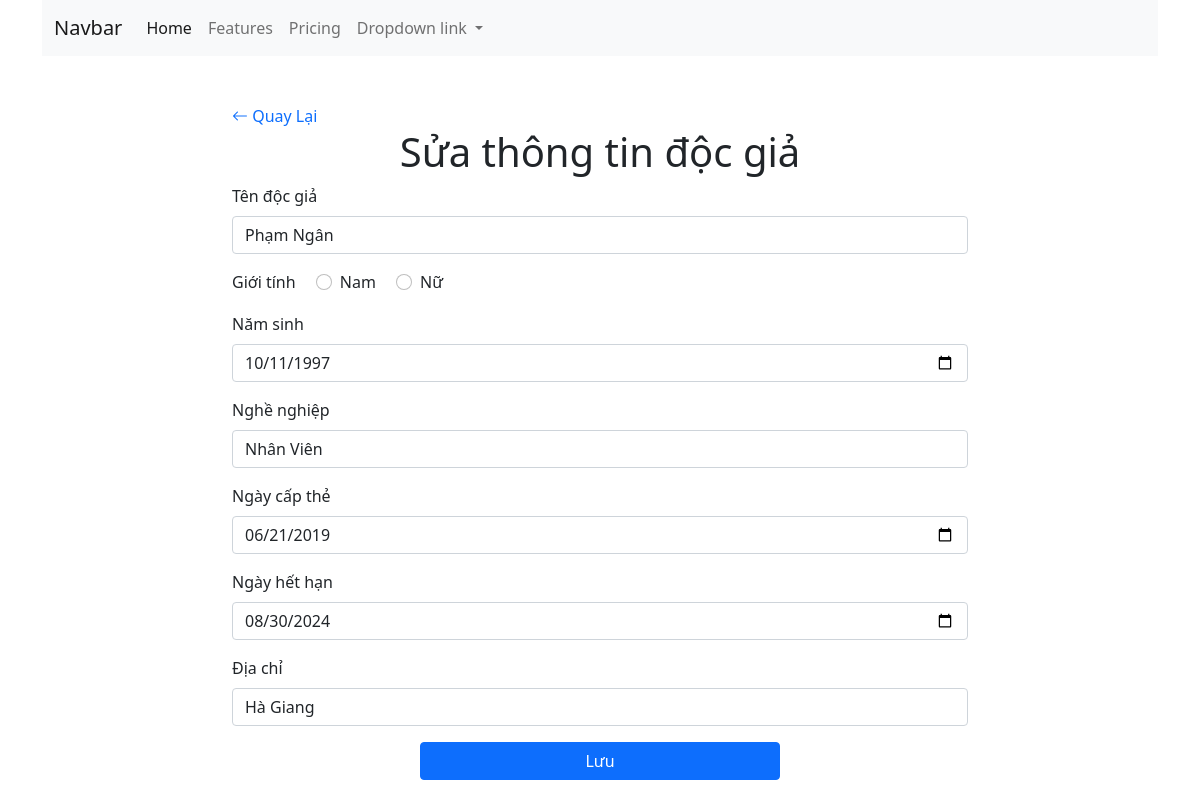
The page /index.php?controller=docgia&action=edit&dgid=4 on the database its author committed.
### tables this page shows
CREATE TABLE `docgia` (
  `madg` int(10) NOT NULL,
  `hovaten` varchar(50) NOT NULL,
  `gioitinh` varchar(10) NOT NULL,
  `namsinh` date NOT NULL,
  `nghenghiep` varchar(20) NOT NULL,
  `ngaycapthe` date NOT NULL,
  `ngayhethan` date NOT NULL,
  `diachi` varchar(100) NOT NULL
);

### controller/DocgiaController.php (called while the page is built, shortened)
<?php
require_once 'model/DocgiaModel.php';
class DocgiaController{
    function edit(){
        $id = $_GET['dgid'];
        $dgModal = new DocgiaModal();
        $DG = $dgModal->getDocgiaById($id);
        require_once 'view/Docgia/edit.php';
    }
}
?>

### index.php (called while the page is built, shortened)
<?php
    $action     = isset($_GET['action']) ? $_GET['action'] : 'index';
    $object = new $classController();
    $object->$action();
?>

### model/DocgiaModel.php (called while the page is built, shortened)
<?php
class DocgiaModal{
    public function connectDb() {
        $connection = mysqli_connect(DB_HOST, DB_USERNAME, DB_PASSWORD, DB_NAME);
        return $connection;
    }
    public function getDocgiaById($madg= null) {
        $connection = $this->connectDb();
        $querySelect = "SELECT * FROM docgia WHERE madg={$madg}";
        $results = mysqli_query($connection, $querySelect);
        $DocgiaArr = [];
        if (mysqli_num_rows($results) > 0) {
            $docgia = mysqli_fetch_all($results, MYSQLI_ASSOC);
            $DocgiaArr = $docgia[0];
        }
        return $DocgiaArr;
    }
}
?>

### view/Docgia/edit.php (the view, shortened to what this page needs)
<?php
require 'view/template/header.php'
?>
<main>
    <div class="container">
        <div class="row">
            <div class="col-md-8 ms-auto me-auto">
            <a href="index.php?controller=docgia&action=index" class="text-decoration-none"><i class="bi bi-arrow-left"></i>  Quay Lại</a>
                <h1>Sửa thông tin độc giả</h1>
                <form class="row g-3 needs-validation" method="post" action="" novalidate>
                <div class="col-md-12">
                        <label for="validationCustom01" class="form-label">Tên độc giả</label>
                        <input type="text" class="form-control" name="hovaten" id="validationCustom01" value="<?php echo isset($_POST['hovaten']) ? $_POST['hovaten'] : $DG['hovaten']?>" required>
                    </div>
                    <div>
                        <span class="me-3">Giới tính</span>
                        <div class="form-check form-check-inline">
                            <input class="form-check-input" type="radio" name="gioitinh" id="inlineRadio1" value="Nam">
                            <label class="form-check-label" for="inlineRadio1">Nam</label>
                        </div>
                        <div class="form-check form-check-inline">
                            <input class="form-check-input" type="radio" name="gioitinh" id="inlineRadio2" value="Nữ">
                            <label class="form-check-label" for="inlineRadio2">Nữ</label>
                        </div>
                    </div>
                    <div class="col-md-12">
                        <label for="validationCustom02" class="form-label">Năm sinh</label>
                        <input type="date" class="form-control" name="namsinh" id="validationCustom02" value="<?php echo isset($_POST['namsinh']) ? $_POST['namsinh'] : $DG['namsinh']?>" required>
                    </div>
                    <div class="col-md-12">
                        <label for="validationCustom02" class="form-label">Nghề nghiệp</label>
                        <input type="text" class="form-control" name="nghenghiep" id="validationCustom02" value="<?php echo isset($_POST['nghenghiep']) ? $_POST['nghenghiep'] : $DG['nghenghiep']?>" required>
                    </div>
                    <div class="col-md-12">
                        <label for="validationCustom02" class="form-label">Ngày cấp thẻ</label>
                        <input type="date" class="form-control" name="ngaycapthe" id="validationCustom02" value="<?php echo isset($_POST['ngaycapthe']) ? $_POST['ngaycapthe'] : $DG['ngaycapthe']?>" required>
                    </div>
                    <div class="col-md-12">
                        <label for="validationCustom02" class="form-label">Ngày hết hạn</label>
                        <input type="date" class="form-control" name="ngayhethan" id="validationCustom02" value="<?php echo isset($_POST['ngayhethan']) ? $_POST['ngayhethan'] : $DG['ngayhethan']?>" required>
                    </div>
                    <div class="col-md-12">
                        <label for="validationCustom02" class="form-label">Địa chỉ</label>
                        <input type="text" class="form-control" name="diachi" id="validationCustom02" value="<?php echo isset($_POST['diachi']) ? $_POST['diachi'] : $DG['diachi']?>" required>
                    </div>
                    <div class="d-grid gap-2 col-6 mx-auto">
                        <button class="btn btn-primary" type="submit" name="submit">Lưu</button>
                    </div>
                </form>
            </div>
        </div>
    </div>
</main>

### assets/css/style.css (style rules this page uses)
h1 { text-align: center; }

### rows shown on the page
docgia: hovaten "Phạm Ngân", namsinh "10/11/1997", nghenghiep "Nhân Viên", ngaycapthe "06/21/2019", ngayhethan "08/30/2024", diachi "Hà Giang"
